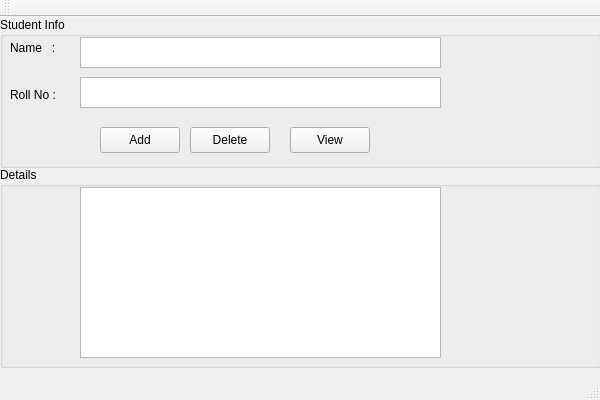
<?xml version="1.0" encoding="UTF-8"?>
<ui version="4.0">
 <class>StudentDB</class>
 <widget class="QMainWindow" name="StudentDB">
  <property name="geometry">
   <rect>
    <x>0</x>
    <y>0</y>
    <width>600</width>
    <height>400</height>
   </rect>
  </property>
  <property name="windowTitle">
   <string>StudentDB</string>
  </property>
  <widget class="QWidget" name="centralWidget">
   <widget class="QGroupBox" name="groupBox">
    <property name="geometry">
     <rect>
      <x>0</x>
      <y>0</y>
      <width>601</width>
      <height>151</height>
     </rect>
    </property>
    <property name="title">
     <string>Student Info</string>
    </property>
    <widget class="QLabel" name="label">
     <property name="geometry">
      <rect>
       <x>10</x>
       <y>20</y>
       <width>61</width>
       <height>21</height>
      </rect>
     </property>
     <property name="text">
      <string>Name   :</string>
     </property>
    </widget>
    <widget class="QTextEdit" name="textName">
     <property name="geometry">
      <rect>
       <x>80</x>
       <y>20</y>
       <width>361</width>
       <height>31</height>
      </rect>
     </property>
    </widget>
    <widget class="QLabel" name="label_2">
     <property name="geometry">
      <rect>
       <x>10</x>
       <y>70</y>
       <width>56</width>
       <height>15</height>
      </rect>
     </property>
     <property name="text">
      <string>Roll No :</string>
     </property>
    </widget>
    <widget class="QTextEdit" name="textRollNo">
     <property name="geometry">
      <rect>
       <x>80</x>
       <y>60</y>
       <width>361</width>
       <height>31</height>
      </rect>
     </property>
    </widget>
    <widget class="QPushButton" name="pushButtonAdd">
     <property name="geometry">
      <rect>
       <x>100</x>
       <y>110</y>
       <width>80</width>
       <height>26</height>
      </rect>
     </property>
     <property name="text">
      <string>Add</string>
     </property>
    </widget>
    <widget class="QPushButton" name="pushButtonDelete">
     <property name="geometry">
      <rect>
       <x>190</x>
       <y>110</y>
       <width>80</width>
       <height>26</height>
      </rect>
     </property>
     <property name="text">
      <string>Delete</string>
     </property>
    </widget>
    <widget class="QPushButton" name="pushButtonView">
     <property name="geometry">
      <rect>
       <x>290</x>
       <y>110</y>
       <width>80</width>
       <height>26</height>
      </rect>
     </property>
     <property name="text">
      <string>View</string>
     </property>
    </widget>
   </widget>
   <widget class="QGroupBox" name="groupBox_2">
    <property name="geometry">
     <rect>
      <x>0</x>
      <y>150</y>
      <width>601</width>
      <height>201</height>
     </rect>
    </property>
    <property name="title">
     <string>Details</string>
    </property>
    <widget class="QTreeView" name="treeView">
     <property name="geometry">
      <rect>
       <x>80</x>
       <y>20</y>
       <width>361</width>
       <height>171</height>
      </rect>
     </property>
     <property name="rootIsDecorated">
      <bool>false</bool>
     </property>
    </widget>
   </widget>
  </widget>
  <widget class="QMenuBar" name="menuBar">
   <property name="geometry">
    <rect>
     <x>0</x>
     <y>0</y>
     <width>600</width>
     <height>23</height>
    </rect>
   </property>
  </widget>
  <widget class="QToolBar" name="mainToolBar">
   <attribute name="toolBarArea">
    <enum>TopToolBarArea</enum>
   </attribute>
   <attribute name="toolBarBreak">
    <bool>false</bool>
   </attribute>
  </widget>
  <widget class="QStatusBar" name="statusBar"/>
 </widget>
 <layoutdefault spacing="6" margin="11"/>
 <resources/>
 <connections/>
</ui>
